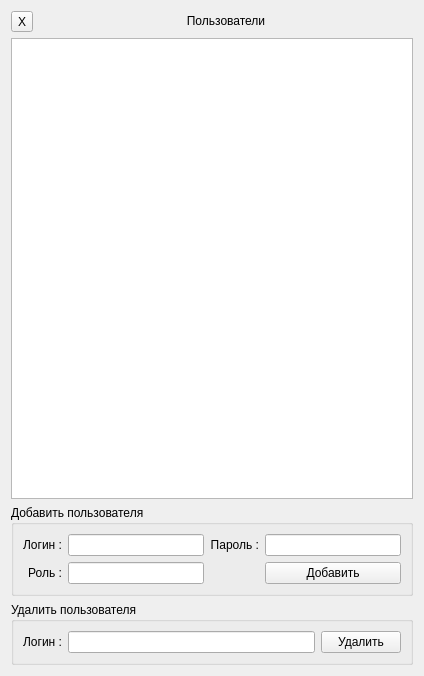
<?xml version="1.0" encoding="UTF-8"?>
<ui version="4.0">
 <class>UsersForm</class>
 <widget class="QWidget" name="UsersForm">
  <property name="geometry">
   <rect>
    <x>0</x>
    <y>0</y>
    <width>424</width>
    <height>676</height>
   </rect>
  </property>
  <property name="minimumSize">
   <size>
    <width>424</width>
    <height>0</height>
   </size>
  </property>
  <property name="windowTitle">
   <string>Form</string>
  </property>
  <layout class="QGridLayout" name="gridLayout_3">
   <item row="0" column="0">
    <widget class="QToolButton" name="toolButton_close">
     <property name="text">
      <string>X</string>
     </property>
    </widget>
   </item>
   <item row="0" column="1">
    <widget class="QLabel" name="label">
     <property name="text">
      <string>&lt;html&gt;&lt;head/&gt;&lt;body&gt;&lt;p align=&quot;center&quot;&gt;Пользователи&lt;/p&gt;&lt;/body&gt;&lt;/html&gt;</string>
     </property>
    </widget>
   </item>
   <item row="1" column="0" colspan="2">
    <widget class="QTableView" name="tableView_Users"/>
   </item>
   <item row="2" column="0" colspan="2">
    <widget class="QGroupBox" name="groupBox_addUser">
     <property name="title">
      <string>Добавить пользователя</string>
     </property>
     <layout class="QGridLayout" name="gridLayout">
      <item row="0" column="0">
       <widget class="QLabel" name="label_Name">
        <property name="text">
         <string>&lt;html&gt;&lt;head/&gt;&lt;body&gt;&lt;p align=&quot;right&quot;&gt;Логин :&lt;/p&gt;&lt;/body&gt;&lt;/html&gt;</string>
        </property>
       </widget>
      </item>
      <item row="0" column="1">
       <widget class="QLineEdit" name="lineEdit_Name"/>
      </item>
      <item row="0" column="2">
       <widget class="QLabel" name="label_Pass">
        <property name="text">
         <string>&lt;html&gt;&lt;head/&gt;&lt;body&gt;&lt;p align=&quot;right&quot;&gt;Пароль :&lt;/p&gt;&lt;/body&gt;&lt;/html&gt;</string>
        </property>
       </widget>
      </item>
      <item row="0" column="3">
       <widget class="QLineEdit" name="lineEdit_Pass"/>
      </item>
      <item row="1" column="0">
       <widget class="QLabel" name="label_Role">
        <property name="text">
         <string>&lt;html&gt;&lt;head/&gt;&lt;body&gt;&lt;p align=&quot;right&quot;&gt;Роль :&lt;/p&gt;&lt;/body&gt;&lt;/html&gt;</string>
        </property>
       </widget>
      </item>
      <item row="1" column="1">
       <widget class="QLineEdit" name="lineEdit_Role"/>
      </item>
      <item row="1" column="3">
       <widget class="QPushButton" name="pushButton_addUser">
        <property name="text">
         <string>Добавить</string>
        </property>
       </widget>
      </item>
     </layout>
    </widget>
   </item>
   <item row="3" column="0" colspan="2">
    <widget class="QGroupBox" name="groupBox_delUser">
     <property name="title">
      <string>Удалить пользователя</string>
     </property>
     <layout class="QGridLayout" name="gridLayout_2">
      <item row="0" column="0">
       <widget class="QLabel" name="label_delLogin">
        <property name="text">
         <string>&lt;html&gt;&lt;head/&gt;&lt;body&gt;&lt;p align=&quot;right&quot;&gt;Логин :&lt;/p&gt;&lt;/body&gt;&lt;/html&gt;</string>
        </property>
       </widget>
      </item>
      <item row="0" column="1">
       <widget class="QLineEdit" name="lineEdit_delUser"/>
      </item>
      <item row="0" column="2">
       <widget class="QPushButton" name="pushButton_delUser">
        <property name="text">
         <string>Удалить</string>
        </property>
       </widget>
      </item>
     </layout>
    </widget>
   </item>
  </layout>
 </widget>
 <resources/>
 <connections/>
</ui>
